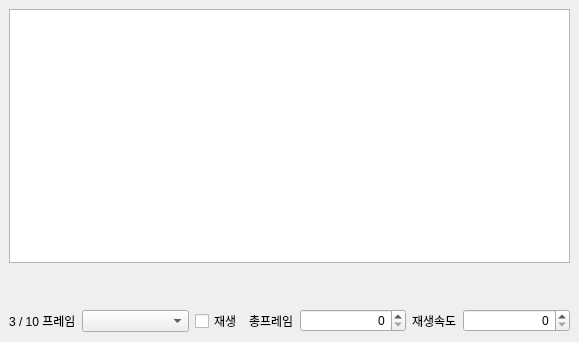
<?xml version="1.0" encoding="UTF-8"?>
<ui version="4.0">
 <class>TimelineWidget</class>
 <widget class="QDockWidget" name="TimelineWidget">
  <property name="geometry">
   <rect>
    <x>0</x>
    <y>0</y>
    <width>579</width>
    <height>342</height>
   </rect>
  </property>
  <property name="windowTitle">
   <string>TimeLine</string>
  </property>
  <widget class="QWidget" name="dockWidgetContents">
   <layout class="QVBoxLayout" name="verticalLayout_3" stretch="0,0,0">
    <item>
     <widget class="QGraphicsView" name="timelineView">
      <property name="sizePolicy">
       <sizepolicy hsizetype="Preferred" vsizetype="Preferred">
        <horstretch>0</horstretch>
        <verstretch>0</verstretch>
       </sizepolicy>
      </property>
      <property name="contextMenuPolicy">
       <enum>Qt::CustomContextMenu</enum>
      </property>
      <property name="sizeAdjustPolicy">
       <enum>QAbstractScrollArea::AdjustIgnored</enum>
      </property>
      <property name="alignment">
       <set>Qt::AlignLeading|Qt::AlignLeft|Qt::AlignTop</set>
      </property>
      <property name="dragMode">
       <enum>QGraphicsView::NoDrag</enum>
      </property>
     </widget>
    </item>
    <item>
     <spacer name="verticalSpacer">
      <property name="orientation">
       <enum>Qt::Vertical</enum>
      </property>
      <property name="sizeType">
       <enum>QSizePolicy::Fixed</enum>
      </property>
      <property name="sizeHint" stdset="0">
       <size>
        <width>20</width>
        <height>40</height>
       </size>
      </property>
     </spacer>
    </item>
    <item>
     <layout class="QHBoxLayout" name="horizontalLayout">
      <item>
       <widget class="QLabel" name="lb_currentFrameNum">
        <property name="sizePolicy">
         <sizepolicy hsizetype="Fixed" vsizetype="Preferred">
          <horstretch>0</horstretch>
          <verstretch>0</verstretch>
         </sizepolicy>
        </property>
        <property name="text">
         <string>3 / 10 프레임</string>
        </property>
       </widget>
      </item>
      <item>
       <widget class="QComboBox" name="cb_emotionList"/>
      </item>
      <item>
       <widget class="QCheckBox" name="cb_playLoop">
        <property name="sizePolicy">
         <sizepolicy hsizetype="Fixed" vsizetype="Fixed">
          <horstretch>0</horstretch>
          <verstretch>0</verstretch>
         </sizepolicy>
        </property>
        <property name="text">
         <string>재생</string>
        </property>
       </widget>
      </item>
      <item>
       <widget class="QLabel" name="label_2">
        <property name="sizePolicy">
         <sizepolicy hsizetype="Fixed" vsizetype="Preferred">
          <horstretch>0</horstretch>
          <verstretch>0</verstretch>
         </sizepolicy>
        </property>
        <property name="text">
         <string>총프레임</string>
        </property>
       </widget>
      </item>
      <item>
       <widget class="QSpinBox" name="sb_totalFrame">
        <property name="alignment">
         <set>Qt::AlignRight|Qt::AlignTrailing|Qt::AlignVCenter</set>
        </property>
        <property name="maximum">
         <number>100</number>
        </property>
       </widget>
      </item>
      <item>
       <widget class="QLabel" name="label_3">
        <property name="sizePolicy">
         <sizepolicy hsizetype="Fixed" vsizetype="Preferred">
          <horstretch>0</horstretch>
          <verstretch>0</verstretch>
         </sizepolicy>
        </property>
        <property name="text">
         <string>재생속도</string>
        </property>
       </widget>
      </item>
      <item>
       <widget class="QSpinBox" name="sb_frameDelay">
        <property name="alignment">
         <set>Qt::AlignRight|Qt::AlignTrailing|Qt::AlignVCenter</set>
        </property>
        <property name="maximum">
         <number>100</number>
        </property>
       </widget>
      </item>
     </layout>
    </item>
   </layout>
  </widget>
 </widget>
 <resources/>
 <connections/>
</ui>
